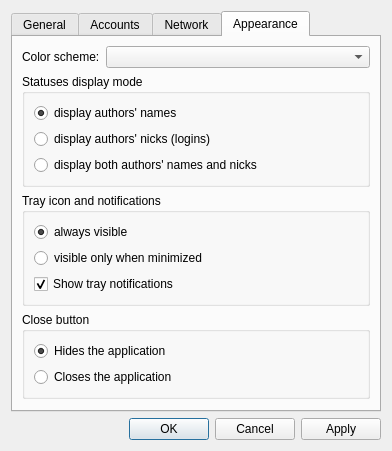
<?xml version="1.0" encoding="UTF-8"?>
<ui version="4.0">
 <class>Settings</class>
 <widget class="QDialog" name="Settings">
  <property name="geometry">
   <rect>
    <x>0</x>
    <y>0</y>
    <width>392</width>
    <height>433</height>
   </rect>
  </property>
  <property name="sizePolicy">
   <sizepolicy hsizetype="Expanding" vsizetype="Expanding">
    <horstretch>0</horstretch>
    <verstretch>0</verstretch>
   </sizepolicy>
  </property>
  <property name="minimumSize">
   <size>
    <width>390</width>
    <height>0</height>
   </size>
  </property>
  <property name="windowTitle">
   <string>Settings</string>
  </property>
  <layout class="QVBoxLayout" name="verticalLayout_6">
   <item>
    <widget class="QTabWidget" name="tabs">
     <property name="currentIndex">
      <number>3</number>
     </property>
     <property name="usesScrollButtons">
      <bool>false</bool>
     </property>
     <widget class="QWidget" name="generalTab">
      <attribute name="title">
       <string>General</string>
      </attribute>
      <layout class="QFormLayout" name="formLayout_2">
       <property name="fieldGrowthPolicy">
        <enum>QFormLayout::ExpandingFieldsGrow</enum>
       </property>
       <item row="0" column="0">
        <widget class="QLabel" name="refreshLabel">
         <property name="text">
          <string>Refresh every (mins)</string>
         </property>
         <property name="buddy">
          <cstring>refreshCombo</cstring>
         </property>
        </widget>
       </item>
       <item row="0" column="1">
        <widget class="QComboBox" name="refreshCombo">
         <item>
          <property name="text">
           <string notr="true">3</string>
          </property>
         </item>
         <item>
          <property name="text">
           <string notr="true">5</string>
          </property>
         </item>
         <item>
          <property name="text">
           <string notr="true">10</string>
          </property>
         </item>
         <item>
          <property name="text">
           <string notr="true">15</string>
          </property>
         </item>
         <item>
          <property name="text">
           <string notr="true">30</string>
          </property>
         </item>
         <item>
          <property name="text">
           <string notr="true">45</string>
          </property>
         </item>
         <item>
          <property name="text">
           <string notr="true">60</string>
          </property>
         </item>
        </widget>
       </item>
       <item row="1" column="0">
        <widget class="QLabel" name="tweetCountLabel">
         <property name="text">
          <string>Status count:</string>
         </property>
        </widget>
       </item>
       <item row="1" column="1">
        <widget class="QSpinBox" name="statusCountBox">
         <property name="maximumSize">
          <size>
           <width>63</width>
           <height>16777215</height>
          </size>
         </property>
         <property name="accelerated">
          <bool>true</bool>
         </property>
         <property name="minimum">
          <number>1</number>
         </property>
         <property name="maximum">
          <number>200</number>
         </property>
        </widget>
       </item>
       <item row="2" column="0">
        <widget class="QLabel" name="languageLabel">
         <property name="text">
          <string>Language</string>
         </property>
         <property name="buddy">
          <cstring>languageCombo</cstring>
         </property>
        </widget>
       </item>
       <item row="2" column="1">
        <widget class="QComboBox" name="languageCombo">
         <property name="currentIndex">
          <number>-1</number>
         </property>
         <property name="insertPolicy">
          <enum>QComboBox::InsertAlphabetically</enum>
         </property>
        </widget>
       </item>
       <item row="3" column="0" colspan="2">
        <widget class="QCheckBox" name="confirmDeletionBox">
         <property name="text">
          <string>Confirm messages deletion</string>
         </property>
        </widget>
       </item>
      </layout>
     </widget>
     <widget class="QWidget" name="accountsTab">
      <attribute name="title">
       <string>Accounts</string>
      </attribute>
      <layout class="QVBoxLayout" name="verticalLayout_7">
       <item>
        <widget class="QWidget" name="widget" native="true"/>
       </item>
      </layout>
     </widget>
     <widget class="QWidget" name="networkTab">
      <attribute name="title">
       <string>Network</string>
      </attribute>
      <layout class="QVBoxLayout" name="verticalLayout_2">
       <item>
        <widget class="QCheckBox" name="proxyBox">
         <property name="text">
          <string>Use HTTP &amp;proxy</string>
         </property>
        </widget>
       </item>
       <item>
        <layout class="QGridLayout" name="gridLayout">
         <item row="0" column="0">
          <widget class="QLabel" name="hostLabel">
           <property name="text">
            <string>Host:</string>
           </property>
           <property name="alignment">
            <set>Qt::AlignRight|Qt::AlignTrailing|Qt::AlignVCenter</set>
           </property>
          </widget>
         </item>
         <item row="0" column="1">
          <widget class="QLineEdit" name="hostEdit">
           <property name="enabled">
            <bool>false</bool>
           </property>
           <property name="text">
            <string/>
           </property>
          </widget>
         </item>
         <item row="1" column="0">
          <widget class="QLabel" name="portLabel">
           <property name="text">
            <string>Port:</string>
           </property>
           <property name="alignment">
            <set>Qt::AlignRight|Qt::AlignTrailing|Qt::AlignVCenter</set>
           </property>
          </widget>
         </item>
         <item row="1" column="1">
          <widget class="QLineEdit" name="portEdit">
           <property name="enabled">
            <bool>false</bool>
           </property>
           <property name="sizePolicy">
            <sizepolicy hsizetype="Expanding" vsizetype="Fixed">
             <horstretch>0</horstretch>
             <verstretch>0</verstretch>
            </sizepolicy>
           </property>
           <property name="text">
            <string/>
           </property>
          </widget>
         </item>
        </layout>
       </item>
       <item>
        <widget class="QGroupBox" name="groupBox">
         <property name="title">
          <string>Updates</string>
         </property>
         <layout class="QVBoxLayout" name="verticalLayout">
          <item>
           <layout class="QHBoxLayout" name="horizontalLayout">
            <item>
             <widget class="QCheckBox" name="updatesCheckBox">
              <property name="text">
               <string>Automatically check for updates at startup</string>
              </property>
             </widget>
            </item>
           </layout>
          </item>
          <item>
           <layout class="QHBoxLayout" name="horizontalLayout_2">
            <item>
             <widget class="QLabel" name="lastCheckedLabel">
              <property name="sizePolicy">
               <sizepolicy hsizetype="Minimum" vsizetype="Preferred">
                <horstretch>0</horstretch>
                <verstretch>0</verstretch>
               </sizepolicy>
              </property>
              <property name="text">
               <string>Last checked:</string>
              </property>
             </widget>
            </item>
            <item>
             <widget class="QLabel" name="lastChecked">
              <property name="sizePolicy">
               <sizepolicy hsizetype="Expanding" vsizetype="Preferred">
                <horstretch>0</horstretch>
                <verstretch>0</verstretch>
               </sizepolicy>
              </property>
              <property name="text">
               <string notr="true">TextLabel</string>
              </property>
              <property name="alignment">
               <set>Qt::AlignCenter</set>
              </property>
             </widget>
            </item>
           </layout>
          </item>
          <item>
           <widget class="QPushButton" name="checkNowButton">
            <property name="text">
             <string>Check now</string>
            </property>
           </widget>
          </item>
         </layout>
        </widget>
       </item>
       <item>
        <spacer name="verticalSpacer">
         <property name="orientation">
          <enum>Qt::Vertical</enum>
         </property>
         <property name="sizeHint" stdset="0">
          <size>
           <width>20</width>
           <height>100</height>
          </size>
         </property>
        </spacer>
       </item>
      </layout>
     </widget>
     <widget class="QWidget" name="appearanceTab">
      <attribute name="title">
       <string>Appearance</string>
      </attribute>
      <layout class="QFormLayout" name="formLayout">
       <item row="0" column="0">
        <widget class="QLabel" name="colorLabel">
         <property name="text">
          <string>Color scheme:</string>
         </property>
        </widget>
       </item>
       <item row="0" column="1">
        <widget class="QComboBox" name="colorBox">
         <property name="currentIndex">
          <number>-1</number>
         </property>
        </widget>
       </item>
       <item row="1" column="0" colspan="2">
        <widget class="QGroupBox" name="displayModeGroupBox">
         <property name="title">
          <string>Statuses display mode</string>
         </property>
         <layout class="QVBoxLayout" name="verticalLayout_4">
          <item>
           <widget class="QRadioButton" name="displayNamesButton">
            <property name="text">
             <string>display authors' names</string>
            </property>
            <property name="checked">
             <bool>true</bool>
            </property>
           </widget>
          </item>
          <item>
           <widget class="QRadioButton" name="displayNicksButton">
            <property name="text">
             <string>display authors' nicks (logins)</string>
            </property>
           </widget>
          </item>
          <item>
           <widget class="QRadioButton" name="displayBothButton">
            <property name="text">
             <string>display both authors' names and nicks</string>
            </property>
           </widget>
          </item>
         </layout>
        </widget>
       </item>
       <item row="2" column="0" colspan="2">
        <widget class="QGroupBox" name="trayIconGroupBox">
         <property name="title">
          <string>Tray icon and notifications</string>
         </property>
         <layout class="QVBoxLayout" name="verticalLayout_5">
          <item>
           <widget class="QRadioButton" name="trayIconAlwaysVisible">
            <property name="text">
             <string>always visible</string>
            </property>
            <property name="checked">
             <bool>true</bool>
            </property>
           </widget>
          </item>
          <item>
           <widget class="QRadioButton" name="trayIconVisibleWhenMinimized">
            <property name="text">
             <string>visible only when minimized</string>
            </property>
           </widget>
          </item>
          <item>
           <widget class="QCheckBox" name="notificationsBox">
            <property name="sizePolicy">
             <sizepolicy hsizetype="Expanding" vsizetype="Fixed">
              <horstretch>2</horstretch>
              <verstretch>0</verstretch>
             </sizepolicy>
            </property>
            <property name="text">
             <string>Show tray notifications</string>
            </property>
            <property name="checked">
             <bool>true</bool>
            </property>
           </widget>
          </item>
         </layout>
        </widget>
       </item>
       <item row="3" column="0" colspan="2">
        <widget class="QGroupBox" name="closeButtonGroupBox">
         <property name="title">
          <string>Close button</string>
         </property>
         <layout class="QVBoxLayout" name="verticalLayout_3">
          <item>
           <widget class="QRadioButton" name="radioHide">
            <property name="text">
             <string>Hides the application</string>
            </property>
            <property name="checked">
             <bool>true</bool>
            </property>
           </widget>
          </item>
          <item>
           <widget class="QRadioButton" name="radioClose">
            <property name="text">
             <string>Closes the application</string>
            </property>
           </widget>
          </item>
         </layout>
        </widget>
       </item>
      </layout>
     </widget>
    </widget>
   </item>
   <item>
    <widget class="QDialogButtonBox" name="buttonBox">
     <property name="orientation">
      <enum>Qt::Horizontal</enum>
     </property>
     <property name="standardButtons">
      <set>QDialogButtonBox::Apply|QDialogButtonBox::Cancel|QDialogButtonBox::Ok</set>
     </property>
     <property name="centerButtons">
      <bool>false</bool>
     </property>
    </widget>
   </item>
  </layout>
 </widget>
 <tabstops>
  <tabstop>tabs</tabstop>
  <tabstop>refreshCombo</tabstop>
  <tabstop>statusCountBox</tabstop>
  <tabstop>languageCombo</tabstop>
  <tabstop>confirmDeletionBox</tabstop>
  <tabstop>proxyBox</tabstop>
  <tabstop>hostEdit</tabstop>
  <tabstop>portEdit</tabstop>
  <tabstop>updatesCheckBox</tabstop>
  <tabstop>checkNowButton</tabstop>
  <tabstop>colorBox</tabstop>
  <tabstop>displayNamesButton</tabstop>
  <tabstop>displayNicksButton</tabstop>
  <tabstop>displayBothButton</tabstop>
  <tabstop>trayIconAlwaysVisible</tabstop>
  <tabstop>trayIconVisibleWhenMinimized</tabstop>
  <tabstop>notificationsBox</tabstop>
  <tabstop>radioHide</tabstop>
  <tabstop>radioClose</tabstop>
  <tabstop>buttonBox</tabstop>
 </tabstops>
 <resources/>
 <connections>
  <connection>
   <sender>buttonBox</sender>
   <signal>accepted()</signal>
   <receiver>Settings</receiver>
   <slot>accept()</slot>
   <hints>
    <hint type="sourcelabel">
     <x>273</x>
     <y>464</y>
    </hint>
    <hint type="destinationlabel">
     <x>157</x>
     <y>180</y>
    </hint>
   </hints>
  </connection>
  <connection>
   <sender>buttonBox</sender>
   <signal>rejected()</signal>
   <receiver>Settings</receiver>
   <slot>reject()</slot>
   <hints>
    <hint type="sourcelabel">
     <x>312</x>
     <y>464</y>
    </hint>
    <hint type="destinationlabel">
     <x>286</x>
     <y>180</y>
    </hint>
   </hints>
  </connection>
  <connection>
   <sender>proxyBox</sender>
   <signal>clicked(bool)</signal>
   <receiver>hostEdit</receiver>
   <slot>setEnabled(bool)</slot>
   <hints>
    <hint type="sourcelabel">
     <x>35</x>
     <y>44</y>
    </hint>
    <hint type="destinationlabel">
     <x>85</x>
     <y>71</y>
    </hint>
   </hints>
  </connection>
  <connection>
   <sender>proxyBox</sender>
   <signal>clicked(bool)</signal>
   <receiver>portEdit</receiver>
   <slot>setEnabled(bool)</slot>
   <hints>
    <hint type="sourcelabel">
     <x>35</x>
     <y>44</y>
    </hint>
    <hint type="destinationlabel">
     <x>121</x>
     <y>103</y>
    </hint>
   </hints>
  </connection>
 </connections>
</ui>
